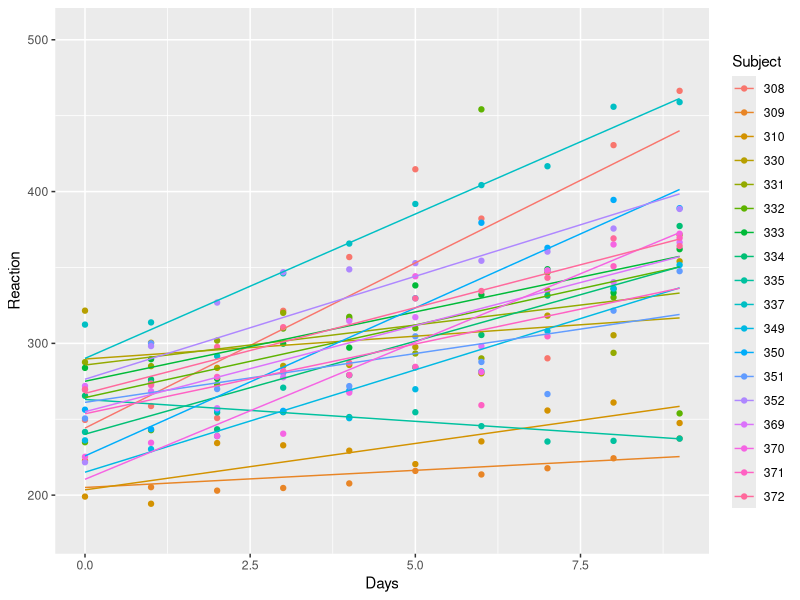
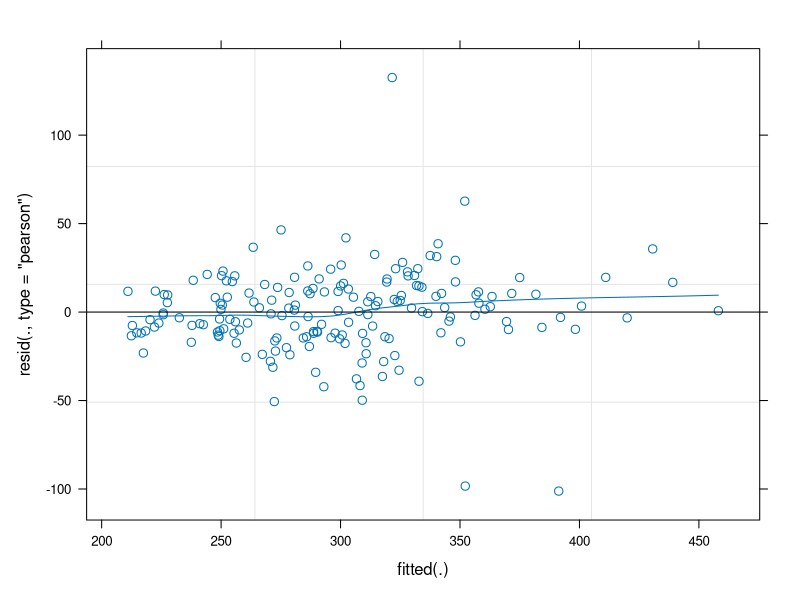

Write the R code that produced these figures, in order.
## ---- chunk 1
library(lme4)
library(ggplot2)
data("sleepstudy")
ggplot(sleepstudy, aes(x=Days, y=Reaction, group=Subject, color=Subject))+
	geom_point()+
	geom_line(stat='smooth', method='lm')
summary(fm1 <- lmer(Reaction ~ Days + (Days|Subject), sleepstudy))
summary(fm2 <- lmer(Reaction ~ Days + (1|Subject) + (0+Days|Subject), sleepstudy))
anova(fm1, fm2)
plot(fm1, type = c("p", "smooth"))
